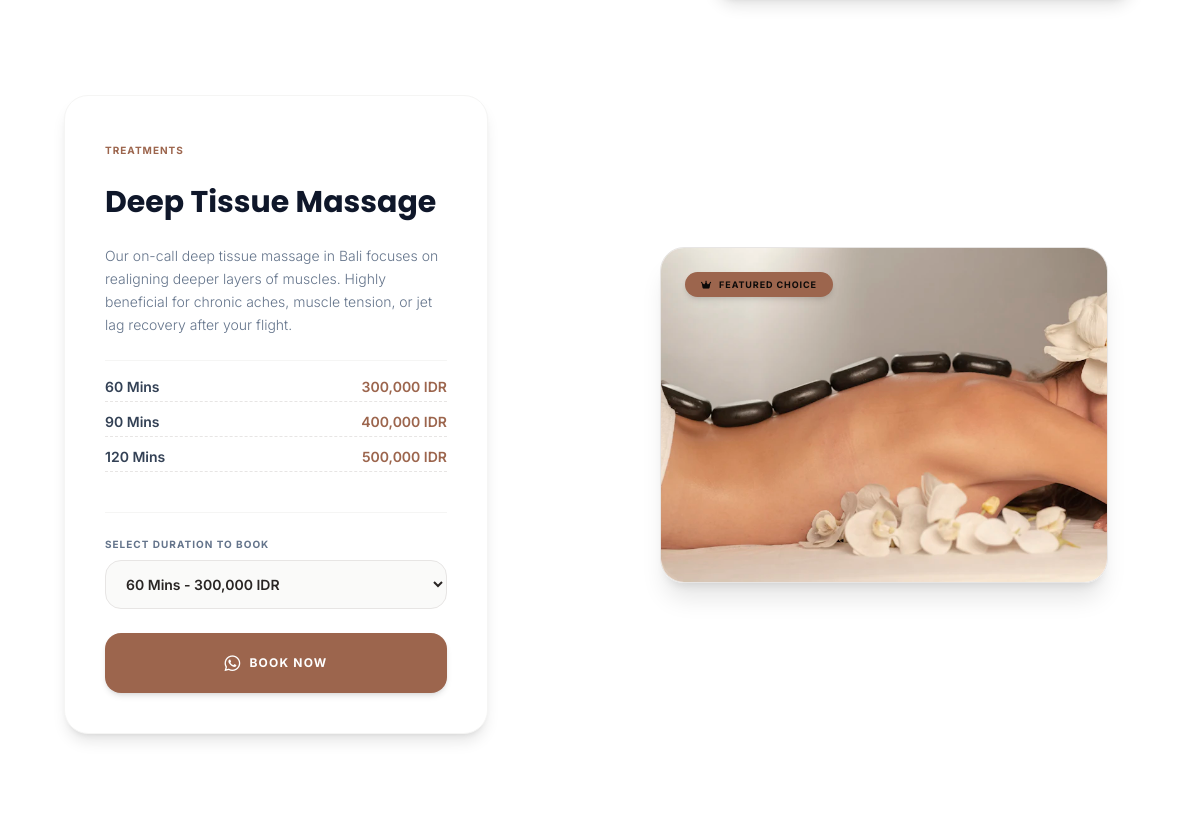
Before: / (middle part) with the older database file.
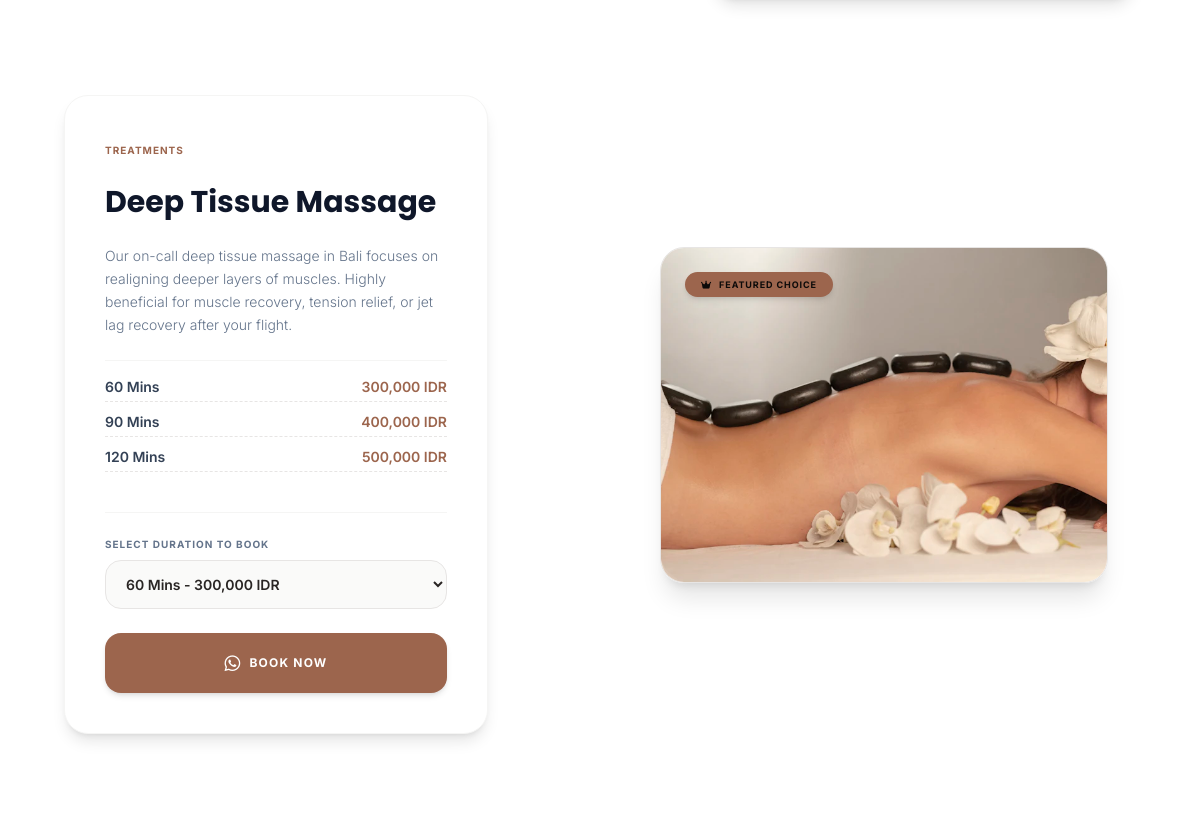
After: the same page with the newer database file.
### tables this page shows
CREATE TABLE IF NOT EXISTS `services` (
  `id` INT(11) NOT NULL AUTO_INCREMENT,
  `service_id` VARCHAR(50) NOT NULL UNIQUE,
  `title` VARCHAR(100) NOT NULL,
  `description` TEXT NOT NULL,
  `image_path` VARCHAR(255) NOT NULL,
  `featured` TINYINT(1) DEFAULT 1,
  PRIMARY KEY (`id`)
);

CREATE TABLE IF NOT EXISTS `service_options` (
  `id` INT(11) NOT NULL AUTO_INCREMENT,
  `service_ref` INT(11) NOT NULL,
  `duration` VARCHAR(30) NOT NULL,
  `price` VARCHAR(50) NOT NULL,
  PRIMARY KEY (`id`),
  FOREIGN KEY (`service_ref`) REFERENCES `services` (`id`) ON DELETE CASCADE
);

### index.php (the view, shortened to what this page needs)
<?php
require_once 'config.php';
$settings_query = $db->query("SELECT * FROM settings");
$settings = [];
while ($row = $settings_query->fetch()) {
    $settings[$row['setting_key']] = $row['setting_value'];
}
$whatsapp = $settings['whatsapp'] ?? '';
$services_query = $db->query("SELECT * FROM services ORDER BY id ASC");
$services = [];
while ($service = $services_query->fetch()) {
    $options_stmt = $db->prepare("SELECT duration, price FROM service_options WHERE service_ref = ? ORDER BY id ASC");
    $options_stmt->execute([$service['id']]);
    $service['options'] = $options_stmt->fetchAll();
    $services[] = $service;
}
?>
<!DOCTYPE html>
<html lang="en" class="scroll-smooth">
<head>
    <link rel="stylesheet" href="https://cdnjs.cloudflare.com/ajax/libs/font-awesome/6.4.0/css/all.min.css">
</head>
<body class="bg-theme-beige text-stone-800 font-sans antialiased">
    <section id="services" class="py-24 bg-white">
        <div class="max-w-7xl mx-auto px-4 sm:px-6 lg:px-8">
            <div id="services-list" class="space-y-24 mt-20">
                <?php foreach ($services as $index => $service):
                    $isEven = ($index % 2 == 0);
                    $directionClass = $isEven ? 'md:flex-row' : 'md:flex-row-reverse';
                    $alignTextClass = $isEven ? 'md:text-left md:items-start md:pl-16' : 'md:text-right md:items-end md:pr-16';
                    $serviceImg = $service['image_path'];
                    if (strpos($serviceImg, 'unsplash.com') !== false) {
                        if ($service['service_id'] === 'balinese-massage') {
                            $serviceImg = 'assets/images/hero-massage.webp';
                        } elseif ($service['service_id'] === 'deep-tissue') {
                            $serviceImg = 'assets/images/about-massage.webp';
                        } elseif ($service['service_id'] === 'reflexology') {
                            $serviceImg = 'assets/images/service-reflexology.webp';
                        }
                    }
                ?>
                    <div class="flex flex-col <?php echo $directionClass; ?> items-center gap-12 relative">
                        <div class="w-full md:w-1/2 flex-shrink-0">
                            <div class="aspect-[4/3] w-full max-w-md mx-auto rounded-3xl overflow-hidden border border-stone-200 shadow-xl relative group">
                                <?php if ($service['featured']): ?>
                                    <span class="absolute top-6 left-6 bg-amber-500 text-stone-950 text-[9px] font-bold uppercase tracking-widest px-4 py-1.5 rounded-full shadow-md z-10">
                                        <i aria-hidden="true" class="fas fa-crown mr-1"></i> Featured Choice
                                    </span>
                                <?php endif; ?>
                                <img src="<?php echo htmlspecialchars($serviceImg); ?>" width="448" height="336" loading="lazy" alt="<?php echo htmlspecialchars($service['title']); ?>" class="w-full h-full object-cover group-hover:scale-[1.02] transition-transform duration-700 ease-out">
                            </div>
                        </div>
                        <div class="w-full md:w-1/2 flex flex-col justify-center items-center <?php echo $alignTextClass; ?> z-10 relative px-4 sm:px-8">
                            <div class="bg-white p-8 md:p-10 rounded-3xl border border-stone-100 shadow-lg max-w-md space-y-6 text-left">
                                <span class="text-[10px] font-bold uppercase tracking-widest text-[#9c654d]">Treatments</span>
                                <h3 class="text-3xl font-serif font-bold text-slate-900 leading-tight"><?php echo htmlspecialchars($service['title']); ?></h3>
                                <p class="text-slate-500 text-sm leading-relaxed font-light"><?php echo htmlspecialchars($service['description']); ?></p>
                                 <div class="space-y-2.5 py-4 border-t border-stone-100">
                                    <?php foreach ($service['options'] as $opt): ?>
                                        <div class="flex justify-between border-b border-dashed border-stone-200 pb-1 text-sm font-semibold">
                                            <span class="text-slate-700"><?php echo htmlspecialchars($opt['duration']); ?></span>
                                            <span class="text-[#9c654d]"><?php echo htmlspecialchars($opt['price']); ?></span>
                                        </div>
                                    <?php endforeach; ?>
                                </div>
                                <div class="border-t border-stone-100 pt-6 space-y-6">
                                    <div class="text-left">
                                        <label for="select-<?php echo $service['id']; ?>" class="block text-[10px] font-bold uppercase tracking-widest text-slate-500 mb-2">Select Duration to Book</label>
                                        <select id="select-<?php echo $service['id']; ?>" class="w-full border border-stone-200 bg-stone-50 px-4 py-3.5 rounded-2xl text-sm font-semibold focus:ring-2 focus:ring-emerald-800 focus:outline-none">
                                            <?php foreach ($service['options'] as $opt): ?>
                                                <option value="<?php echo htmlspecialchars($opt['duration']); ?>" data-price="<?php echo htmlspecialchars($opt['price']); ?>">
                                                    <?php echo htmlspecialchars($opt['duration']); ?> - <?php echo htmlspecialchars($opt['price']); ?>
                                                </option>
                                            <?php endforeach; ?>
                                        </select>
                                    </div>
                                    <button onclick="bookService('<?php echo addslashes($service['title']); ?>', '<?php echo $service['id']; ?>', '<?php echo htmlspecialchars($whatsapp); ?>')" class="w-full bg-[#9c654d] hover:bg-[#7d4d38] text-white font-bold py-4 px-6 rounded-2xl text-xs uppercase tracking-widest text-center transition-all duration-300 flex items-center justify-center space-x-2 shadow-md hover:shadow-lg">
                                        <i aria-hidden="true" class="fab fa-whatsapp text-lg"></i>
                                        <span>Book Now</span>
                                    </button>
                                </div>
                            </div>
                        </div>
                    </div>
                <?php endforeach; ?>
            </div>
        </div>
    </section>
</body>
</html>

### index.php (style rules this page uses)
.font-serif { font-family: 'Poppins', sans-serif; }
.font-sans { font-family: 'Inter', sans-serif; }

Changed rows visible on the page:
changed services "Deep Tissue Massage": description "…muscles. Highly beneficial for chronic aches, muscle tension, or jet lag recovery…" → "…muscles. Highly beneficial for muscle recovery, tension relief, or jet lag recovery…"
